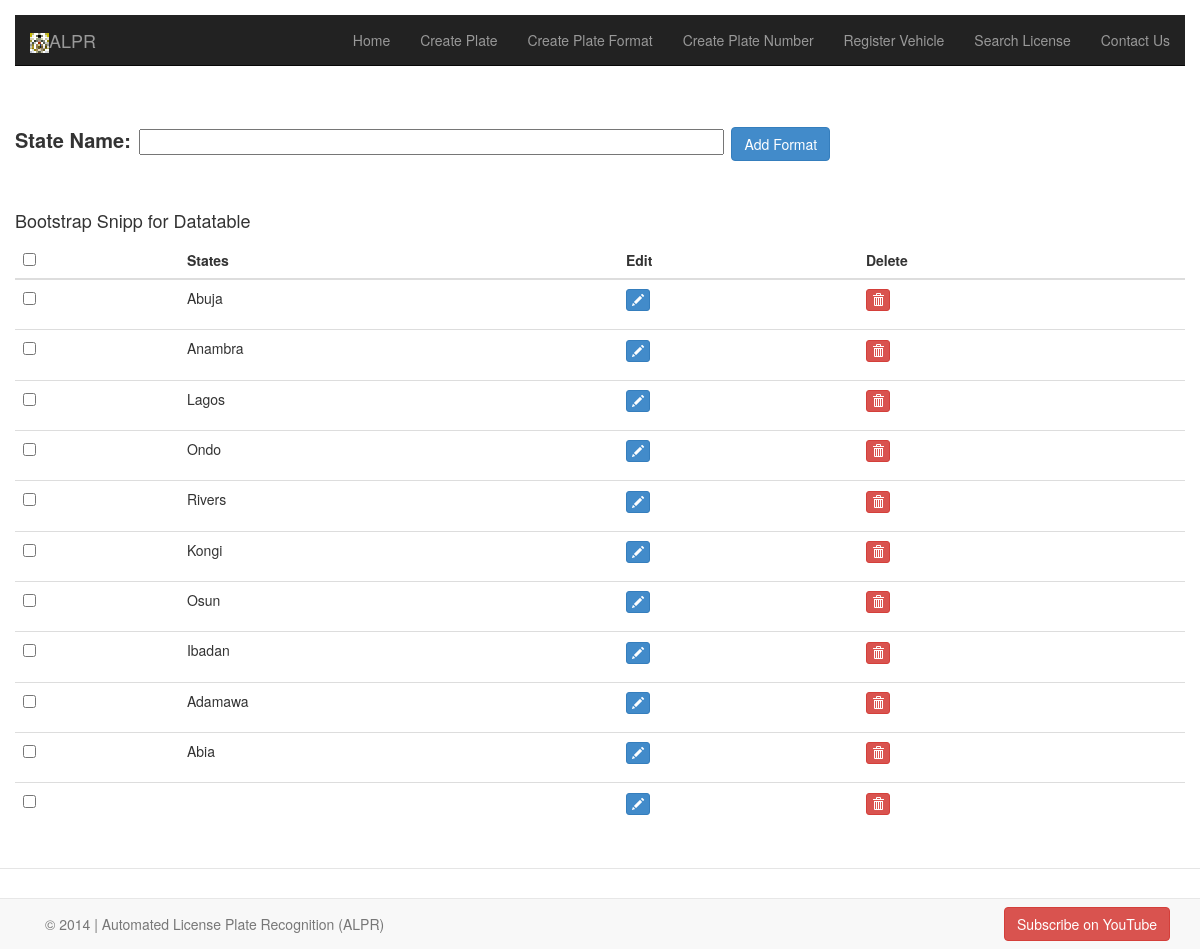
The page /state.php (signed in) on the database its author committed.
### tables this page shows
CREATE TABLE IF NOT EXISTS `state` (
  `state_id` int(11) NOT NULL AUTO_INCREMENT,
  `state` varchar(200) NOT NULL,
  PRIMARY KEY (`state_id`)
);

### state.php (the view, shortened to what this page needs)
<!DOCTYPE HTML>
<html>
<head>
    <link rel="stylesheet" type="text/css" href="css/bootstrap.min.css">
<link rel="stylesheet" href="css/styles.css" type="text/css"/>
</head>
<body>
	<div class="navbar navbar-inverse navbar-static-top">
		<div class="container">
			<a href="#" class="navbar-brand"><img src="img/pic1.png" alt="">ALPR</a>
			<div class="collapse navbar-collapse navHeaderCollapse">
				<ul class="nav navbar-nav navbar-right">
					<li><a href="index.php">Home</a></li>
					<li><a href="state.php">Create Plate</a></li>
					<li><a href="format.php">Create Plate Format</a></li>
					<li><a href="number.php">Create Plate Number</a></li>
					<li><a href="vehicle.php">Register Vehicle</a></li>
					<li><a href="search.php">Search License</a></li>
					<li><a href="#contact" data-toggle="modal">Contact Us</a></li>
				</ul>
			</div>
		</div>
	</div>
		<body class="modal-header">
		<form action='state.php' method='post' class="form-inline">
			<br><br>
			<fieldset>
							<b style="font-size:20px">State Name:</b>&nbsp;
							<input type="text" name="r_name" style="width:50%;" value="">&nbsp;
							<button id="btnAdd" name="btnAdd" class="btn btn-primary" title="Click here to add a new format.">Add Format</button><br><br><br>
							</fieldset>
<div class="row">
        <div class="col-md-12">
        <h4>Bootstrap Snipp for Datatable</h4>
        <div class="table-responsive">
              <table id="mytable" class="table table-bordred table-striped">
                   <thead>
                   <th><input type="checkbox" id="checkall" /></th>
                   <th>States</th>
                      <th>Edit</th>
                       <th>Delete</th>
                   </thead>
    <tbody>
    <?php
					    $dbc = mysql_connect(DB_HOST, DB_USER, DB_PASSWORD)
					            or die("Unable to connect to the database " . mysql_error());
							$query = "SELECT * FROM state";
							$data = mysql_query($query, $dbc)
							or die("Error selecting database. " . mysql_error());
							while ($row = mysql_fetch_array($data)) {
								echo '<tr>';
   								echo'<td><input type="checkbox" class="checkthis" /></td>';
								echo '<td>'.$row['state'].'</td>';
						?>
    <td><p><button class="btn btn-primary btn-xs" data-title="Edit" data-toggle="modal" data-target="#edit" data-placement="top" rel="tooltip">
    	<span class="glyphicon glyphicon-pencil"></span></button></p></td>
    <td><p><button class="btn btn-danger btn-xs" data-title="Delete" data-toggle="modal" data-target="#delete" data-placement="top" rel="tooltip"><span class="glyphicon glyphicon-trash"></span></button></p></td>
    </tr>
    <?php
    	}
    ?>
    </tbody>
</table>
            </div>
        </div>
    </div>
    <div class="navbar navbar-default navbar-fixed-bottom">
        <div class="container">
            <p class="navbar-text pull-left"><span>&copy; 2014 | Automated License Plate Recognition (ALPR)</span></p>
            <a href="http://youtube.com" class="navbar-btn btn-danger btn pull-right">Subscribe on YouTube</a>
        </div>
    </div>
</form>
</body>
</html>

### css/styles.css (style rules this page uses)
body { margin-bottom: 80px; }

### rows shown on the page
state: state "Abuja"
state: state "Anambra"
state: state "Lagos"
state: state "Ondo"
state: state "Rivers"
state: state "Kongi"
state: state "Osun"
state: state "Ibadan"
state: state "Adamawa"
state: state "Abia"
